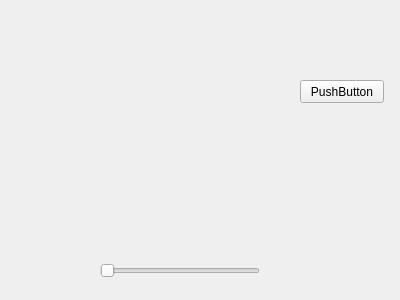
<?xml version="1.0" encoding="UTF-8"?>
<ui version="4.0">
 <class>Widget</class>
 <widget class="QWidget" name="Widget">
  <property name="geometry">
   <rect>
    <x>0</x>
    <y>0</y>
    <width>400</width>
    <height>300</height>
   </rect>
  </property>
  <property name="windowTitle">
   <string>Widget</string>
  </property>
  <property name="styleSheet">
   <string notr="true">background-image: url(:/images/emertxe-logo.png);</string>
  </property>
  <widget class="QPushButton" name="pushButton_2">
   <property name="geometry">
    <rect>
     <x>300</x>
     <y>80</y>
     <width>84</width>
     <height>23</height>
    </rect>
   </property>
   <property name="text">
    <string>PushButton</string>
   </property>
  </widget>
  <widget class="QSlider" name="horizontalSlider">
   <property name="geometry">
    <rect>
     <x>100</x>
     <y>260</y>
     <width>160</width>
     <height>22</height>
    </rect>
   </property>
   <property name="orientation">
    <enum>Qt::Horizontal</enum>
   </property>
  </widget>
 </widget>
 <layoutdefault spacing="6" margin="11"/>
 <resources/>
 <connections/>
</ui>
